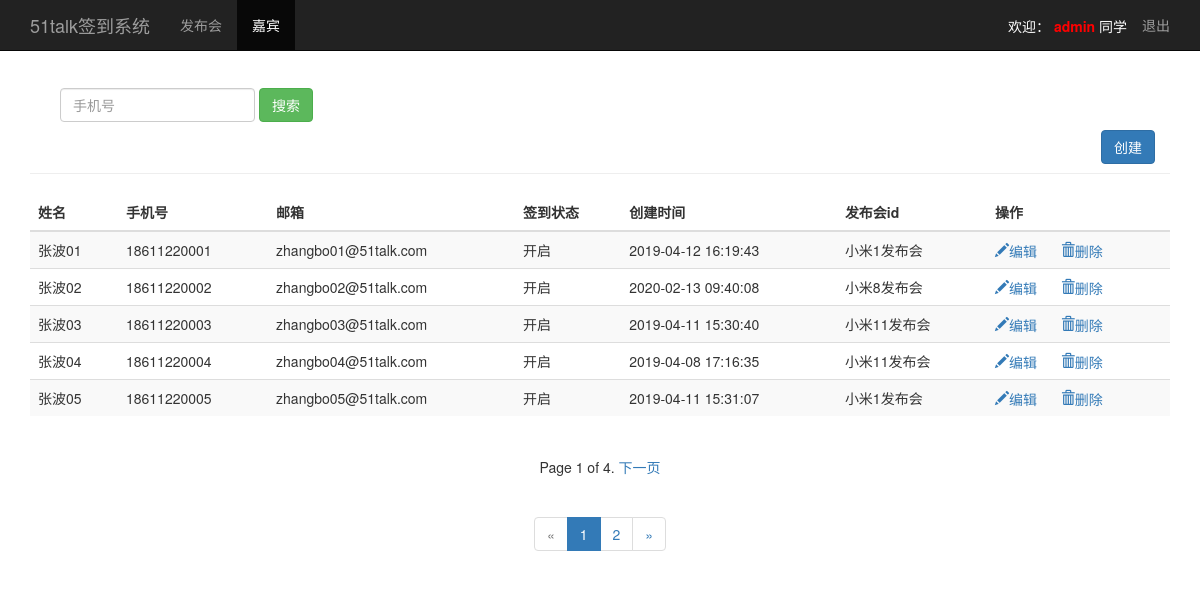
Screenshot of /search_phone/ (signed in) with the database file from the repository.
### sign/models.py (models this page shows, shortened)
class Guest(models.Model):
    event = models.ForeignKey(Event,on_delete=models.CASCADE)
    realname = models.CharField("嘉宾姓名",max_length=64)
    phone = models.CharField("嘉宾手机号",max_length=16)
    email = models.EmailField("嘉宾邮箱",)
    sign = models.BooleanField("嘉宾签到状态")
    create_time = models.DateTimeField(auto_now=True)
    class Meta:
        unique_together = ("event","phone")
        ordering = ['-id']

class Event(models.Model):
    name = models.CharField("发布会名称",max_length=100)
    limit = models.IntegerField("发布会人数")
    status = models.BooleanField("发布会状态")
    address = models.CharField("发布会地址",max_length=200)
    start_time = models.DateTimeField("发布会时间")
    create_time = models.DateTimeField(auto_now=True)
    class Meta:
        ordering = ['-id']
    def __str__(self):
        return self.name

### sign/views.py (the view)
# urls.py: path('search_phone/',views.search_phone),
@login_required
def search_phone(request):
    username = request.session.get('user','')
    search_phone = request.GET.get('phone','')
    guests = Guest.objects.filter(phone__contains=search_phone).order_by('id') #按照id升序
    if len(guests) == 0:
        return render(request,"guest_manage.html",{"user":username,"type":"list",
                                                   "search_result":"result_not",
                                                   "hint":"搜索嘉宾查询结果为空，请重新查询！！！"})
    paginator = Paginator(guests,5)
    page = request.GET.get('page')
    try:
        contacts = paginator.page(page)
    except PageNotAnInteger:
        contacts = paginator.page(1)
    except EmptyPage:
        contacts = paginator.page(paginator.num_pages)
    return render(request,"guest_manage.html",{"user":username,"guests":contacts,
                                               "type":"list","search_result":"result_data",
                                               "phone":search_phone})

### sign/templates/guest_manage.html (shortened to what this page needs)
<!DOCTYPE html>
<html lang="zh-CN">
  <head>
      {% load bootstrap3 %}
      {% bootstrap_css %}
  </head>
<body>
      <nav class="navbar navbar-fixed-top navbar-inverse">
          <div class="container">
              <div class="navbar-header">
                  <a class="navbar-brand" href="/event_manage/">51talk签到系统</a>
              </div>
              <div id="navbar" class="collapse navbar-collapse">
                  <ul class="nav navbar-nav">
                      <li>
                        <a href="/event_manage/">发布会</a>
                      </li>
                      <li class="active">
                        <a href="/guest_manage/">嘉宾</a>
                      </li>
                  </ul>
                  <ul class="nav navbar-nav navbar-right">
                      <li>
                          <div style="margin-top: 16px;color:white;">欢迎：
                              <span style="font-weight:bold;color:red;"> {{ user }} </span>
                              <span> 同学</span>
                          </div>
                      </li>
                      <li>
                        <a href="/logout/">退出</a>
                      </li>
                  </ul>
              </div>
          </div>
      </nav>
      {% if type == "list" %}
      <div class="container theme-showcase" role="main">
          <div class="page-header" style="margin-top: 80px;">
               <div id="navbar1" class="navbar-collapse collapse">
                  <form class="navbar-form" method="get" action="/search_phone/">
                      <div class="form-group">
                          <input name="phone" type="tel" placeholder="手机号" class="form-control">
                      </div>
                      <button type="submit" class="btn btn-success">搜索</button>
                  </form>
                  <button class="btn btn-primary" name="submit" style="float:right;"
                          onclick="location.href='/guest_manage/add_guest/'">创建
                  </button>
               </div>
          </div>
          <div class="row">
              <div class="col-md-6" style="width:1170px;">
                  <table class="table table-striped">
                      <thead>
                          <tr>
                              <th>姓名</th>
                              <th>手机号</th>
                              <th>邮箱</th>
                              <th>签到状态</th>
                              <th>创建时间</th>
                              <th>发布会id</th>
                              <th>操作</th>
                          </tr>
                      </thead>
                      <tbody>
                          {% for guest in guests %}
                          <tr>
                              <td>{{ guest.realname}}</td>
                              <td>{{ guest.phone}}</td>
                              <td>{{ guest.email}}</td>
                              <td>
                                  {% if guest.sign == True %}
                                  <span>开启</span>
                                  {% elif guest.sign == False %}
                                  <span>禁用</span>
                                  {% endif %}
                              </td>
                              <td>{{ guest.create_time | date:"Y-m-d H:i:s"}}</td>
                              <td>{{ guest.event }}</td>
                              <td>
                                  <a href="/guest_manage/edit_guest/{{ guest.id }}/">
                                      <i class="glyphicon glyphicon-pencil">编辑</i>
                                  </a>
                                  <a href="#" style="margin-left:20px;">
                                      <i class="glyphicon glyphicon-trash">删除</i>
                                  </a>
                              </td>
                          </tr>
                          {% endfor %}
                      </tbody>
                  </table>
              </div>
          </div>
     </div>
      {% endif %}
      <div class="container-fluid">
          <div class="col-sm-9 col-sm-offset-3 col-md-10 col-md-offset-2 main">
          </div>
      </div>
      <div style="text-align: center;">
          <div class="pagination">
              <span class="step-links">
                        {% if guests %}
                             <span class="current">
                                 Page {{ guests.number }} of {{ guests.paginator.num_pages }}.
                             </span>
                        {% endif %}
                  {% if guests.has_next %}
                      {% if phone %}
                            <a href="?phone={{ phone }}&page={{ guests.next_page_number}}">下一页</a>
                      {% else %}
                            <a href="?page={{ guests.next_page_number }}">下一页</a>
                      {% endif %}
                  {% endif %}
              </span>
          </div>
      </div>
      {% if search_result == "result_data" %}
      <div class="container" style="text-align: center;">
          <div class="pagination">
              {% if guests %}
                  {% if guests.has_previous %}
                      <li class="active"><a href="?name={{ name }}&page={{ guests.number}}">{{ guests.number}}</a></li>
                  {% else %}
                      {% if name %}
                          <li class="disabled"><a href="#">&laquo;</a></li>
                          <li class="active"><a href="?name={{ name }}&page={{ guests.number}}">{{ guests.number}}</a></li>
                      {% else %}
                          <li class="disabled"><a href="#">&laquo;</a></li>
                          <li class="active"><a href="?page={{ guests.number}}">{{ guests.number}}</a></li>
                      {% endif %}
                  {% endif %}
              {% endif %}
              {% if guests.has_next %}
                  {% if name %}
                      <li><a href="?name={{ name }}&page={{ guests.next_page_number}}">{{ guests.next_page_number}}</a></li>
                      <li><a href="?name={{ name }}&page={{ guests.next_page_number}}">&raquo;</a></li>
                  {% else %}
                      <li><a href="?page={{ guests.next_page_number}}">{{ guests.next_page_number}}</a></li>
                      <li><a href="?page={{ guests.next_page_number}}">&raquo;</a></li>
                  {% endif %}
              {% else %}
                  <li class="disabled"><a href="#">&raquo;</a></li>
              {% endif %}
      </div>
      {% endif %}
</body>
</html>

### rows the page displays
Guest: realname "张波01", phone "18611220001", email "zhangbo01@51talk.com", sign "开启", create_time "2019-04-12 16:19:43", event "小米1发布会"
Guest: realname "张波02", phone "18611220002", email "zhangbo02@51talk.com", sign "开启", create_time "2020-02-13 09:40:08", event "小米8发布会"
Guest: realname "张波03", phone "18611220003", email "zhangbo03@51talk.com", sign "开启", create_time "2019-04-11 15:30:40", event "小米11发布会"
Guest: realname "张波04", phone "18611220004", email "zhangbo04@51talk.com", sign "开启", create_time "2019-04-08 17:16:35", event "小米11发布会"
Guest: realname "张波05", phone "18611220005", email "zhangbo05@51talk.com", sign "开启", create_time "2019-04-11 15:31:07", event "小米1发布会"

### other values shown
{{ user }} "admin"
{{ guests.number }} "1"
{{ guests.paginator.num_pages }} "4"
{{ guests.next_page_number }} "2"
